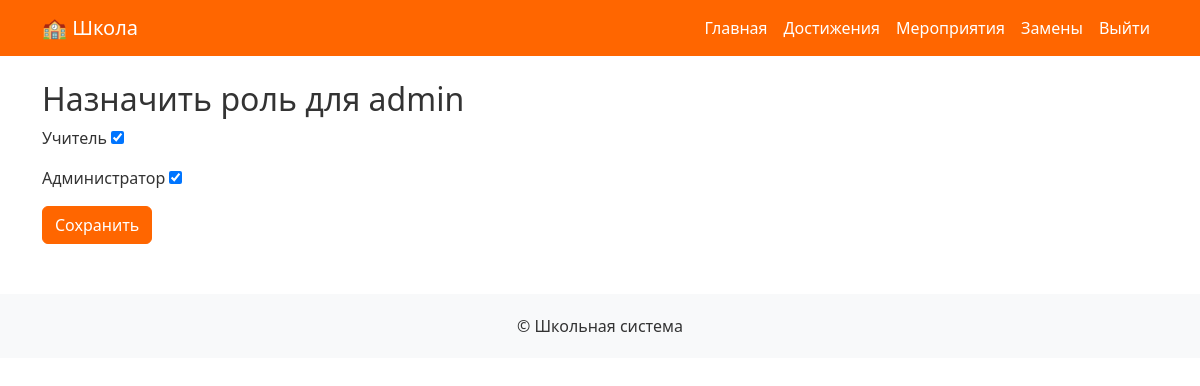
/users/1/assign-role/ (signed in), run on the app's committed database.
### users/models.py (models this page shows, shortened)
class CustomUser(AbstractUser):
    is_teacher = models.BooleanField(default=False)
    is_admin = models.BooleanField(default=False)
    class Meta:
        verbose_name = 'Пользователь'
        verbose_name_plural = 'Пользователи'

### users/views.py (the view, shortened to what this page needs)
# urls.py: path('users/<int:user_id>/assign-role/', views.assign_role, name='assign_role'),
@login_required
def assign_role(request, user_id):
    if not request.user.is_staff:
        messages.error(request, "У вас нет прав для назначения ролей.")
        return redirect('home')
    user = get_object_or_404(CustomUser, id=user_id)
    return render(request, 'users/assign_role.html', {
        'user': user
    })

### templates/users/assign_role.html (shortened to what this page needs)
{% extends 'base.html' %}
{% block content %}
<h2>Назначить роль для {{ user.username }}</h2>
<form method="POST">
    <div class="mb-3">
        <label for="is_teacher" class="form-check-label">Учитель</label>
        <input type="checkbox" name="is_teacher" id="is_teacher" {% if user.is_teacher %}checked{% endif %}>
    </div>
    <div class="mb-3">
        <label for="is_admin" class="form-check-label">Администратор</label>
        <input type="checkbox" name="is_admin" id="is_admin" {% if user.is_admin %}checked{% endif %}>
    </div>
    <button type="submit" class="btn btn-primary">Сохранить</button>
</form>
{% endblock %}

### templates/base.html (style rules this page uses)
body { background-color: #ffffff; color: #333; }
.btn-primary { background-color: #ff6600; border-color: #ff6600; }

### data on the page
CustomUser: username "admin", is_teacher "☑", is_admin "☑"
